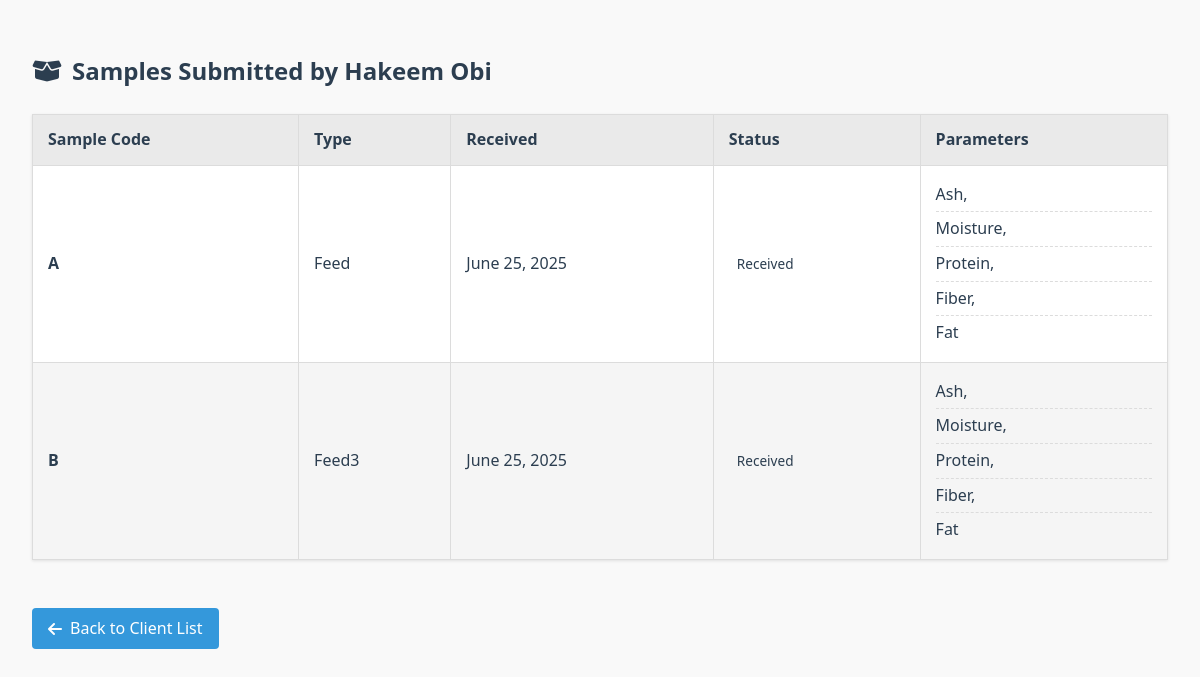
Page /clients/2/samples/ on the earlier database version.
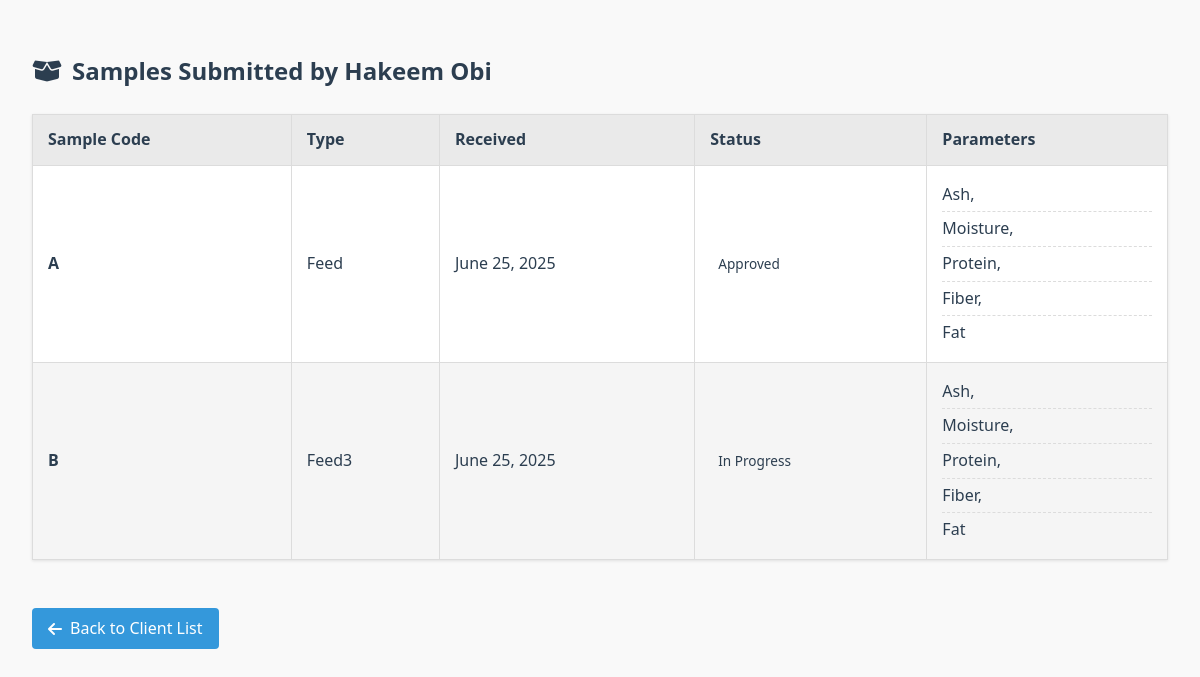
Same page on the later database version.
### lims/models/sample.py (models this page shows)
class Sample(models.Model):
    client = models.ForeignKey(Client, on_delete=models.CASCADE)
    sample_code = models.CharField(max_length=50)
    sample_type = models.CharField(max_length=100)
    weight = models.DecimalField(max_digits=6, decimal_places=2)
    temperature = models.DecimalField(max_digits=5, decimal_places=2, null=True, blank=True)
    humidity = models.DecimalField(max_digits=5, decimal_places=2, null=True, blank=True)
    status = models.CharField(max_length=20, choices=SampleStatus.choices, default=SampleStatus.RECEIVED)
    received_date = models.DateField(auto_now_add=True)
    verified_at = models.DateTimeField(null=True, blank=True)
    coa_released = models.BooleanField(default=False)
    manager_comment = models.TextField(blank=True, null=True)

### lims/views/clerk_views.py (the view)
# urls.py: path('clients/<int:client_id>/samples/', views.view_client_samples, name='view_client_samples'),
def view_client_samples(request, client_id):
    client = get_object_or_404(Client, id=client_id)
    samples = Sample.objects.filter(client=client).exclude(sample_type='QC').prefetch_related(
        Prefetch('testassignment_set__parameter'),
        Prefetch('testassignment_set__testresult')
    ).order_by('-received_date')
    for sample in samples:
        assignments = sample.testassignment_set.all()
        sample.parameter_names = ", ".join(
            [a.parameter.name for a in assignments if a.parameter]
        ) or "—"
        sample.result_values = ", ".join(
            [str(a.testresult.value) for a in assignments if hasattr(a, 'testresult') and a.testresult and a.testresult.value is not None]
        ) or "—"
    return render(request, "lims/client_samples.html", {
        "client": client,
        "samples": samples
    })

### lims/templates/lims/client_samples.html (shortened to what this page needs)
<!DOCTYPE html>
<html lang="en">
<head>
  <link rel="stylesheet" href="https://cdnjs.cloudflare.com/ajax/libs/font-awesome/6.4.0/css/all.min.css">
</head>
<body>
  <h2><i class="fas fa-box-open"></i> Samples Submitted by {{ client.name }}</h2>
  {% if samples %}
    <table>
      <thead>
        <tr>
          <th>Sample Code</th>
          <th>Type</th>
          <th>Received</th>
          <th>Status</th>
          <th>Parameters</th>
        </tr>
      </thead>
      <tbody>
        {% for sample in samples %}
          <tr>
            <td><strong>{{ sample.sample_code }}</strong></td>
            <td>{{ sample.sample_type }}</td>
            <td>{{ sample.received_date }}</td>
            <td>
              <span class="status-badge status-{{ sample.get_status_display|lower|cut:' ' }}">
                {{ sample.get_status_display }}
              </span>
            </td>
            <td>
              {% if sample.parameter_names %}
                <ul class="parameter-list">
                  {% for param in sample.parameter_names.split %}
                    <li>{{ param }}</li>
                  {% endfor %}
                </ul>
              {% else %}
                <span style="color: var(--dark-gray);">—</span>
              {% endif %}
            </td>
          </tr>
        {% endfor %}
      </tbody>
    </table>
  {% else %}
    <div class="empty-state">
      <p><i class="fas fa-box-open" style="font-size: 2rem; color: var(--dark-gray);"></i></p>
      <p>No samples found for this client.</p>
    </div>
  {% endif %}
  <a href="{% url 'view_all_clients' %}" class="back-btn">
    <i class="fas fa-arrow-left"></i> Back to Client List
  </a>
</body>
</html>

Differences in the rows shown:
changed Sample "Feed": status "Received" → "Approved"
changed Sample "Feed3": status "Received" → "In Progress"
